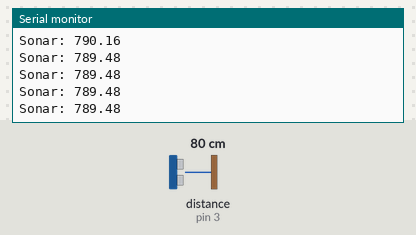
Bench run of a sketch on a simulated Arduino Uno, built with avr-gcc and run on an emulated ATmega328P. On the bench: the last lines printed to the serial monitor. Wiring (inferred from the names in the program): ultrasonic range finder: trigger pin 2; echo pin 3. Inputs (shaded band) come from the test bench; at power-on: distance to the obstacle (sensor on pin 3) 80 cm. The echo pulse lasts 58.3 µs per cm.

Above: at 1.2 s.
1.3 s: distance to the obstacle (sensor on pin 3) set to 2 cm
At 1.41 s:
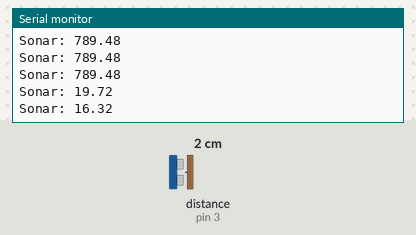
2.8 s: distance to the obstacle (sensor on pin 3) set to 4 cm
At 2.81 s:
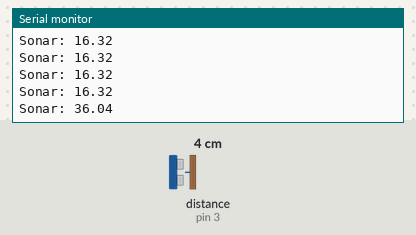
Timing chart, 0 to 5.8 s (numbered marks = the images above; inputs shaded):
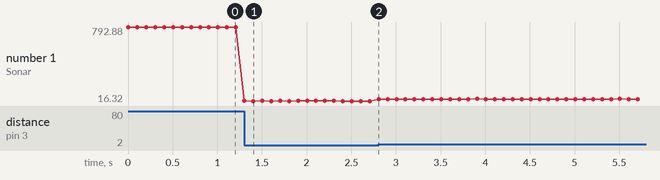

Measured:
- after the input at 1.3 s, the serial monitor: prints a new line at once (image 1)
- after the input at 2.8 s, the serial monitor: prints a new line at once (image 2)
- plotted number 1: 789.48 → 16.32 after the input at 1.3 s, 16.32 → 36.72 after the input at 2.8 s

The sketch:

SonarTest.ino
```cpp
#define DEBUG 1

// sonar config
#define SONAR_TRIG_PIN 2
#define SONAR_ECHO_PIN 3
#define SONAR_ECHO_INTERRUPT 1 // interrupt 1 is on pin 3 on uno
#define SONAR_FREQUENCY 10 // hertz

// sonar variables
volatile long sonarEchoStartTime = 0;
volatile long sonarEchoStopTime = 0;
volatile boolean sonarEchoAvailable = false;
float sonarDistance = 0.0;
uint32_t sonarNextTrigger = 0;

// sonar interrupt
void sonarEchoISR()
{
  switch(digitalRead(SONAR_ECHO_PIN))
  {
    // rising transitions
    case HIGH:
      sonarEchoStartTime = micros();
    break;

    // falling transitions
    case LOW:
      sonarEchoStopTime = micros();
      sonarEchoAvailable = true;
    break;
  }
}

// sonar setup
void sonarSetup()
{
  // setup trigger pin
  pinMode(SONAR_TRIG_PIN, OUTPUT);
  digitalWrite(SONAR_TRIG_PIN, LOW);

  // setup echo pin
  pinMode(SONAR_ECHO_PIN, INPUT);
  attachInterrupt(SONAR_ECHO_INTERRUPT, sonarEchoISR, CHANGE);
}

// sonar loop
void sonarLoop()
{
  // calculate distance if available
  if(sonarEchoAvailable)
  {
    sonarDistance = 340.0 * (((sonarEchoStopTime - sonarEchoStartTime) / 1000000.0) / 2);
    if((sonarDistance > 4.0) || (sonarDistance < 0.0)) { sonarDistance = 0.0; } // distance was out of range
    sonarEchoAvailable = false;

    // display sonar distance in debug mode
    #ifdef DEBUG
      Serial.print("Sonar: ");
      Serial.println(1000.0 * sonarDistance);
    #endif
  }

  // check if ready to trigger
  if(micros() > sonarNextTrigger)
  {
    // trigger sonar
    digitalWrite(SONAR_TRIG_PIN, HIGH);
    delayMicroseconds(10);
    digitalWrite(SONAR_TRIG_PIN, LOW);

    // schedule next trigger
    sonarNextTrigger = micros() + 1000000 / SONAR_FREQUENCY;
  }
}

void setup()
{
  sonarSetup();

  #ifdef DEBUG
    Serial.begin(9600);
    Serial.println("---");
  #endif
}

void loop()
{
  sonarLoop();
}
```
